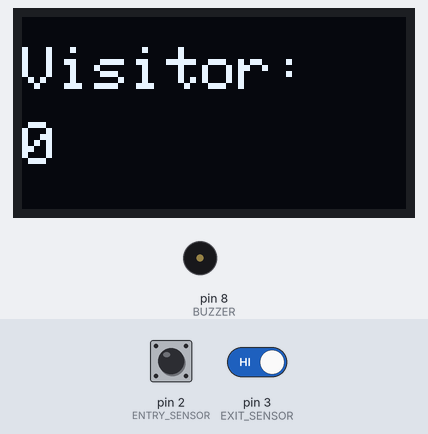
Bench run of a sketch on a simulated Arduino Uno, built with avr-gcc and run on an emulated ATmega328P. Shown: 128×64 one-colour display, buzzer (waves = sounding, pin HIGH). The test bench sets the inputs (shaded band); at power-on: pin 2 (ENTRY_SENSOR) HIGH, pin 3 (EXIT_SENSOR) HIGH.

Above: at 1.2 s.
1.3 s: pin 2 (ENTRY_SENSOR) pulsed LOW 2 times (0.12 s each, 0.3 s apart)
At 1.52 s:
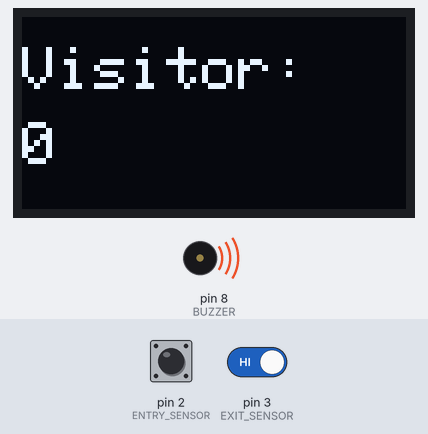
At 2.2 s:
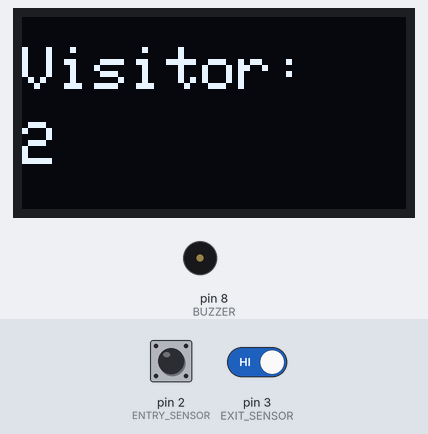
Timing chart, 0 to 4.3 s (numbered marks = the images above; inputs shaded):
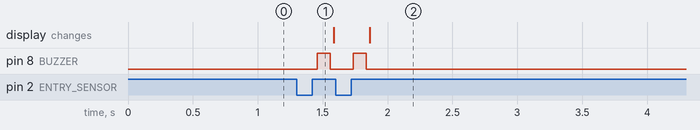

The sketch:

Visitor-Counter.ino
```cpp
#include <Wire.h>
#include <Adafruit_GFX.h>
#include <Adafruit_SSD1306.h>

#define SCREEN_WIDTH 128
#define SCREEN_HEIGHT 64

Adafruit_SSD1306 display(SCREEN_WIDTH, SCREEN_HEIGHT, &Wire, -1);

// Pins
#define ENTRY_SENSOR 2
#define EXIT_SENSOR 3
#define BUZZER 8

int count = 0;
bool entryDetected = false;
bool exitDetected = false;

void setup() {
  pinMode(ENTRY_SENSOR, INPUT);
  pinMode(EXIT_SENSOR, INPUT);
  pinMode(BUZZER, OUTPUT);

  Serial.begin(9600);

  if(!display.begin(SSD1306_SWITCHCAPVCC, 0x3C)) {
    Serial.println(F("OLED failed"));
    for(;;);
  }

  display.clearDisplay();
  display.setTextSize(2);
  display.setTextColor(SSD1306_WHITE);
  display.setCursor(0, 10);
  display.print("Visitor:");
  display.setCursor(0, 35);
  display.print(count);
  display.display();
}

void loop() {
  int entryState = digitalRead(ENTRY_SENSOR);
  int exitState = digitalRead(EXIT_SENSOR);

  // Entry detection
  if (entryState == LOW && !entryDetected) {
    entryDetected = true;
  }
  if (entryState == HIGH && entryDetected) {
    count++;
    buzz();
    updateDisplay();
    entryDetected = false;
  }

  // Exit detection
  if (exitState == LOW && !exitDetected) {
    exitDetected = true;
  }
  if (exitState == HIGH && exitDetected) {
    if (count > 0) count--;
    buzz();
    updateDisplay();
    exitDetected = false;
  }

  delay(50);
}

void buzz() {
  digitalWrite(BUZZER, HIGH);
  delay(100);
  digitalWrite(BUZZER, LOW);
}

void updateDisplay() {
  display.clearDisplay();
  display.setTextSize(2);
  display.setCursor(0, 10);
  display.print("Visitor:");
  display.setCursor(0, 35);
  display.print(count);
  display.display();
}
```

Measured:
- after the input at 1.3 s, pin 8 (BUZZER): alternates HIGH for 0.10 s and LOW for 0.18 s, 4 changes in all, then stays LOW, starting after 0.16 s
